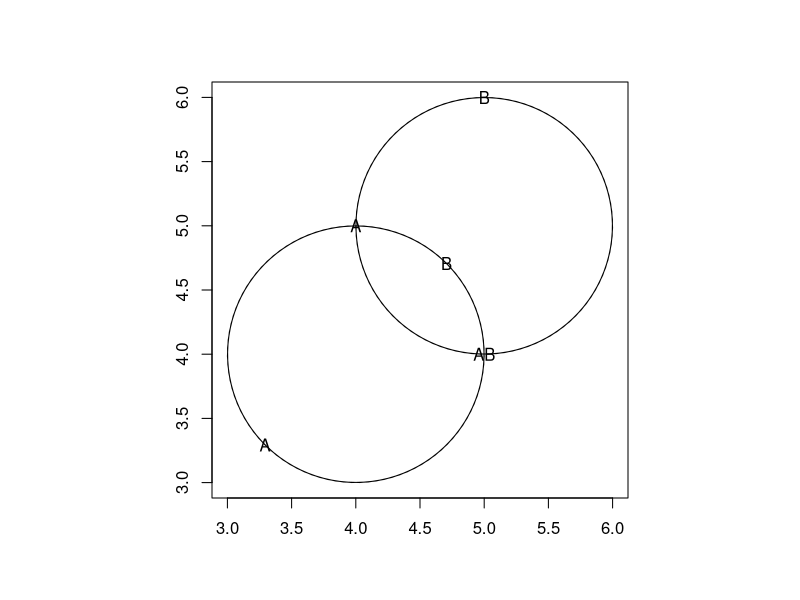

Write R code to recreate this figure.
par(pty="s")
plot(matrix(c(3,3,6,6), 2, 2, byrow = TRUE), type = "n", xlab = "", ylab = "")
x <- seq(-2*pi, 2*pi, length = 100)
xx <- cbind(sin(x), cos(x))
lines(xx + 5)
lines(xx + 4)
text(5, 4, "AB")
text(4, 5, "A")
text(5, 6, "B")
text(4 - sqrt(1 / 2), 4 - sqrt(1 / 2), "A")
text(4 + sqrt(1 / 2), 4 + sqrt(1 / 2), "B")
